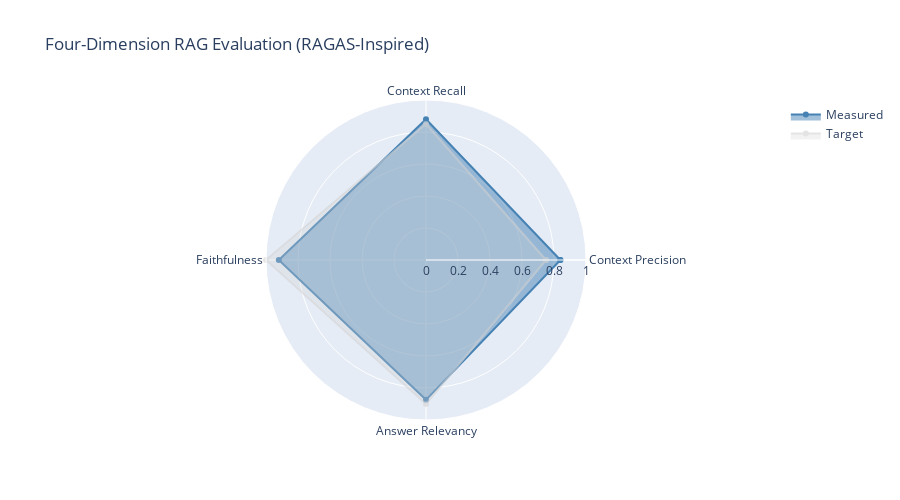

The cell this chart's notebook holds for it:
### Markdown cell above
## 5.4 Four-Dimension Radar Chart

### Code cell
# Create radar chart for four RAGAS dimensions
fig = go.Figure()

categories = ['Context Precision', 'Context Recall', 'Faithfulness', 'Answer Relevancy']
measured_values = [mrr_score, hit_at_3, ts_compilation_rate, token_stats['mean']/100]
target_values = [0.75, 0.85, 1.0, 0.90]

fig.add_trace(go.Scatterpolar(
    r=measured_values + [measured_values[0]],
    theta=categories + [categories[0]],
    fill='toself',
    name='Measured',
    line_color='steelblue'
))

fig.add_trace(go.Scatterpolar(
    r=target_values + [target_values[0]],
    theta=categories + [categories[0]],
    fill='toself',
    name='Target',
    line_color='lightgray',
    opacity=0.6
))

fig.update_layout(
    polar=dict(
        radialaxis=dict(
            visible=True,
            range=[0, 1]
        )
    ),
    showlegend=True,
    title='Four-Dimension RAG Evaluation (RAGAS-Inspired)',
    height=500
)

fig.show()

print("✅ Figure 4: Four-dimension radar chart generated")

### Figure 1 — Plotly figure (JSON) as saved in the notebook; plotly's stock layout.template omitted (floating-point values rounded to 4 significant figures)
{"data": [{"fill": "toself", "line": {"color": "steelblue"}, "name": "Measured", "r": [0.84, 0.88, 0.92, 0.874, 0.84], "theta": ["Context Precision", "Context Recall", "Faithfulness", "Answer Relevancy", "Context Precision"], "type": "scatterpolar"}, {"fill": "toself", "line": {"color": "lightgray"}, "name": "Target", "opacity": 0.6, "r": [0.75, 0.85, 1, 0.9, 0.75], "theta": ["Context Precision", "Context Recall", "Faithfulness", "Answer Relevancy", "Context Precision"], "type": "scatterpolar"}], "layout": {"height": 500, "polar": {"radialaxis": {"range": [0, 1], "visible": true}}, "showlegend": true, "title": {"text": "Four-Dimension RAG Evaluation (RAGAS-Inspired)"}}}
